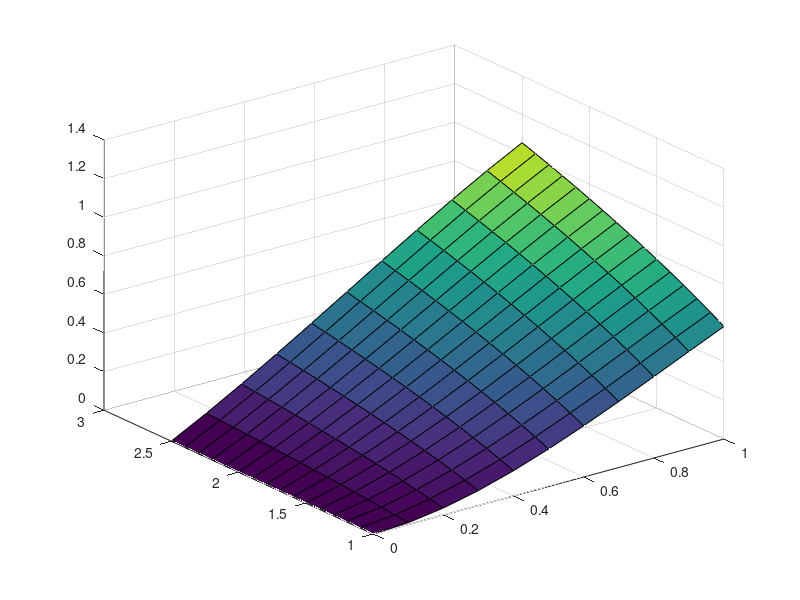

MATLAB code to generate this figure: (Note: this script raises an error after producing the figure.)
% SIP OBJECTIVE FUNCTION
objfun = @(x) x(7);
w1 = 0:0.1:1;
w2 = 1:0.1:2.5;
[W1, W2] = meshgrid(w1, w2);

% d(w): target function
d = log(W1 + W2).*sin(W1);
surf(W1, W2, d); 
hold on;

x = [0.0000    1.0000   -1.1706    0.3176   -1.8111    0.9539    0.1471    2.1799   -0.4525   -0.4352         0]

F = F2(x, W1, W2);
surf(W1, W2, F);

function apprxval = F2(x, W1, W2) 
    % F(x, w; 2): approximation function
    apprxval =              ...
        x(1) +              ...
        x(2).*W2    +       ...
        x(3).*(W2.^2) +       ...
        x(4).*(W2.^3) +       ...
        x(5).*W1    +       ...
        x(6).*(W1.^2) +       ...
        x(7).*(W1.^3) +       ...
        x(8).*W1.*W2 +      ...
        x(9).*(W1.^2).*W2 +    ...
        x(10).*W1.*(W2.^2) ; 
end
